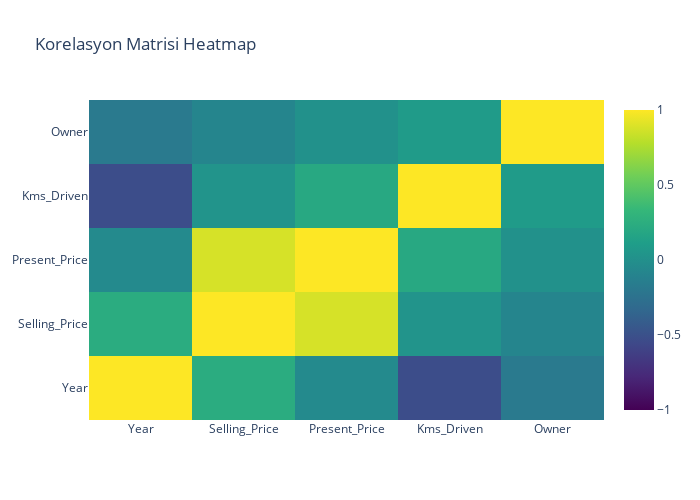

The cell this chart's notebook holds for it:
### Code cell
import plotly.graph_objects as go

numeric_df = df.select_dtypes(include='number')
corr_matrix = numeric_df.corr()

heatmap = go.Heatmap(
    z=corr_matrix.values,
    x=corr_matrix.columns,
    y=corr_matrix.index,
    colorscale='Viridis',
    zmin=-1,
    zmax=1,
)

fig = go.Figure(data=[heatmap])

fig.update_layout(
    title='Korelasyon Matrisi Heatmap',
    width=700,  
    height=500,  
)

fig.show()

### Figure 1 — Plotly figure (JSON) as saved in the notebook; plotly's stock layout.template omitted (floating-point values rounded to 4 significant figures)
{"data": [{"colorscale": [[0, "#440154"], [0.1111, "#482878"], [0.2222, "#3e4989"], [0.3333, "#31688e"], [0.4444, "#26828e"], [0.5556, "#1f9e89"], [0.6667, "#35b779"], [0.7778, "#6ece58"], [0.8889, "#b5de2b"], [1, "#fde725"]], "type": "heatmap", "x": ["Year", "Selling_Price", "Present_Price", "Kms_Driven", "Owner"], "y": ["Year", "Selling_Price", "Present_Price", "Kms_Driven", "Owner"], "z": [[1, 0.2361, -0.04758, -0.5243, -0.1821], [0.2361, 1, 0.879, 0.02919, -0.08834], [-0.04758, 0.879, 1, 0.2036, 0.008057], [-0.5243, 0.02919, 0.2036, 1, 0.08922], [-0.1821, -0.08834, 0.008057, 0.08922, 1]], "zmax": 1, "zmin": -1}], "layout": {"dragmode": "zoom", "height": 500, "title": {"text": "Korelasyon Matrisi Heatmap"}, "width": 700, "xaxis": {"autorange": false, "range": [-0.5, 4.5], "type": "category"}, "yaxis": {"autorange": false, "range": [-0.5, 4.5], "type": "category"}}}
